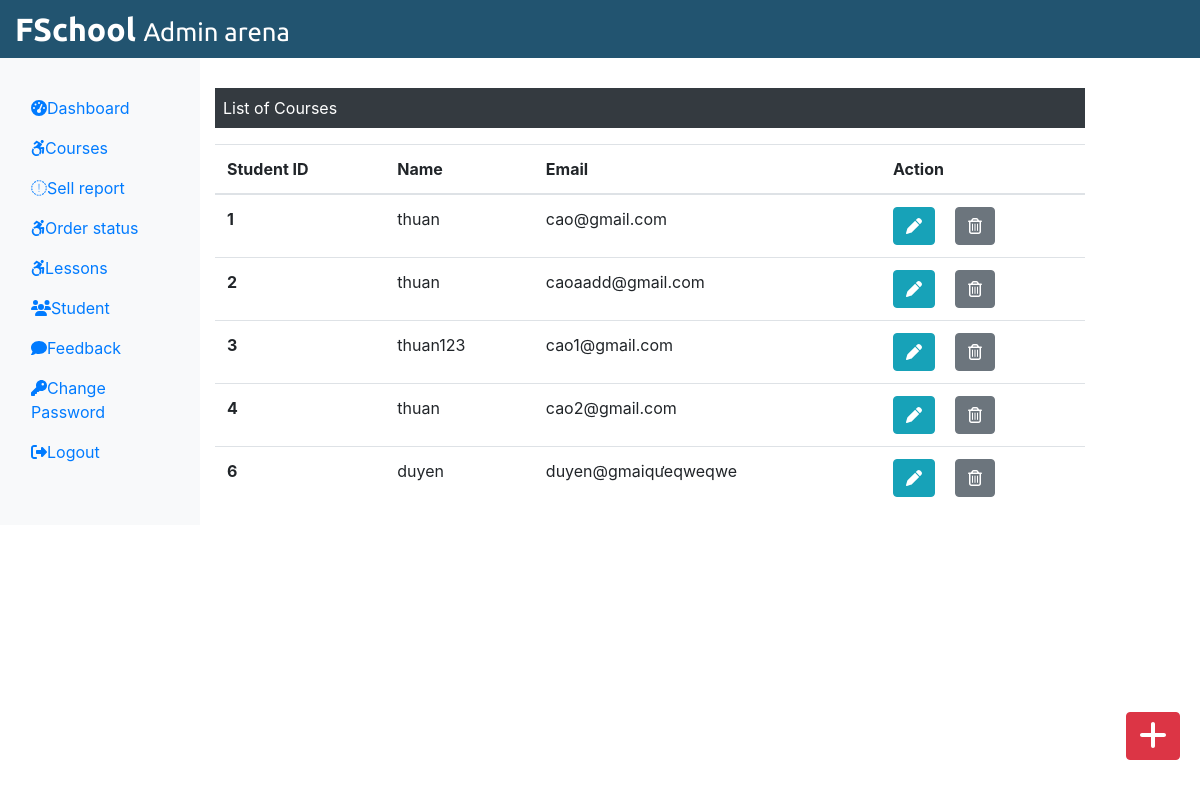
The app's page /admin/students.php (signed in) with its own data.
### tables this page shows
CREATE TABLE `student` (
  `stu_id` int(11) NOT NULL,
  `stu_name` varchar(255) NOT NULL,
  `stu_email` varchar(255) NOT NULL,
  `stu_pass` varchar(255) NOT NULL,
  `stu_occ` varchar(255) NOT NULL,
  `stu_img` text NOT NULL
);

### admin/students.php (the view, shortened to what this page needs)
<?php
include('../admin/admininclude/header.php');
include('../dbConnection.php');
?>
<div class="col-sm-9 mt-5">
    <p class="bg-dark text-white p-2">List of Courses</p>
    <?php
    $sql = "SELECT * FROM student";
    $result = $conn->query($sql);
    if($result -> num_rows > 0) {
    ?>
    <table class="table">
        <thead>
            <tr>
                <th scope="col">Student ID</th>
                <th scope="col">Name</th>
                <th scope="col">Email</th>
                <th scope="col">Action</th>
            </tr>
        </thead>
       <tbody>
            <?php while($row = $result -> fetch_assoc()){
            echo '<tr>';
            echo '<th scope="row">'.$row["stu_id"].'</th>';
            echo '<td>'.$row["stu_name"].'</td>';
            echo '<td>'.$row["stu_email"].'</td>';
            echo '<td>';
            echo '
                <form action="editStudent.php" method="POST" class="d-inline">
                    <input type="hidden" name="id" value='.$row["stu_id"].'>
                    <button type="submit" class="btn btn-info mr-3" name="view" value="View">
                            <i class="fas fa-pen"></i>
                    </button>
                </form>
                <form method="POST" class="d-inline">
                    <input type="hidden" name="id" value='.$row["stu_id"].'>
                    <button type="submit" class="btn btn-secondary" name="delete" value="Delete">
                        <i class="far fa-trash-alt"></i>
                    </button>
                </form>
            </td>
        </tr>';
            } ?>
        </tbody>
    </table>
    <?php }
    else{
        echo "0 Result";
    }
    ?>
</div>
</div>
<div>
    <a href="../admin/addnewstudent.php" class="btn btn-danger box">
        <i class="fas fa-plus fa-2x"></i>
    </a>
</div>
</div>
<?php
include('../admin/admininclude/footer.php');
?>

### css/adminstyle.css (style rules this page uses)
.box { position: fixed; bottom: 10px; right: 20px; margin-bottom: 30px; }

### records on screen
student: stu_id "1", stu_name "thuan", stu_email "cao@gmail.com"
student: stu_id "2", stu_name "thuan", stu_email "caoaadd@gmail.com"
student: stu_id "3", stu_name "thuan123", stu_email "cao1@gmail.com"
student: stu_id "4", stu_name "thuan", stu_email "cao2@gmail.com"
student: stu_id "6", stu_name "duyen", stu_email "duyen@gmaiqưeqweqwe"
